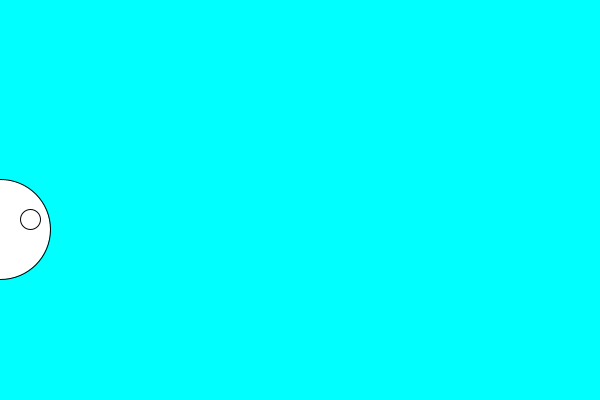
Frame 1 (no input)
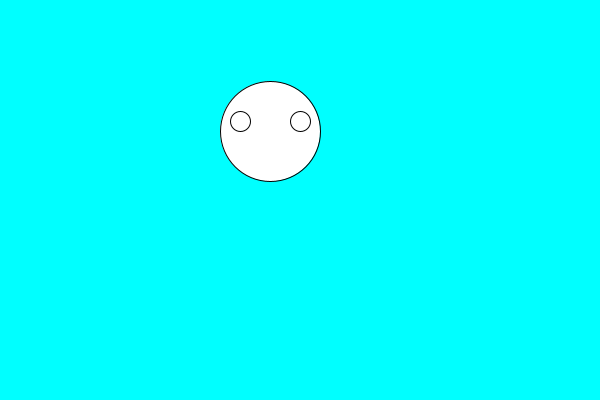
Frame 60 (the mouse pressed at the canvas centre just before this capture)
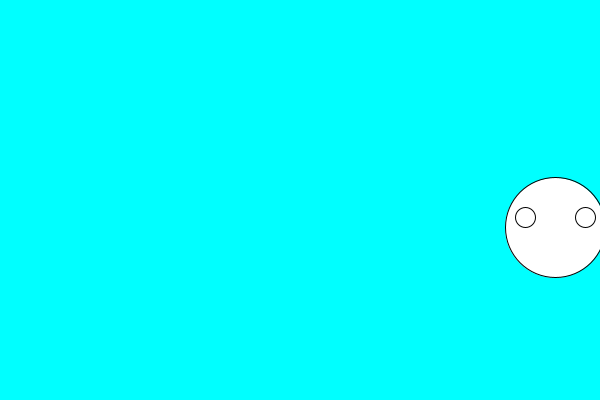
Frame 120 (the mouse held since frame 60 and released just before this capture)

The Processing sketch that drew these frames (run headless with seeded random() and noise(); from frame 60 on, the mouse is pressed at the canvas centre):

// Processing sketch: day29agu
// ── day29agu.pde
float x, y, d;
void setup(){
  size(600,400);
  frameRate(5);// 5times in a second
  x = 0; y = 200; d = 100;
}
void draw(){  
  background(0,255,255); // cyan
  //d = random(50,200);
  y = random(100,300);
  smile(x, y, d);
  x += 15;
  if(x>width) x = 0;
}
void smile(float a, float b, float r){
  circle(a, b, r);
  circle(a-0.3*r,b-0.1*r,0.2*r);
  circle(a+0.3*r,b-0.1*r,0.2*r);
}
